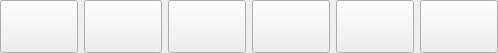
<?xml version="1.0" encoding="UTF-8"?>
<ui version="4.0">
 <class>OperateWidget</class>
 <widget class="QWidget" name="OperateWidget">
  <property name="geometry">
   <rect>
    <x>0</x>
    <y>0</y>
    <width>498</width>
    <height>53</height>
   </rect>
  </property>
  <property name="windowTitle">
   <string>OperateWidget</string>
  </property>
  <property name="styleSheet">
   <string notr="true">font-size:14px;</string>
  </property>
  <layout class="QHBoxLayout" name="horizontalLayout">
   <property name="leftMargin">
    <number>0</number>
   </property>
   <property name="topMargin">
    <number>0</number>
   </property>
   <property name="rightMargin">
    <number>0</number>
   </property>
   <property name="bottomMargin">
    <number>0</number>
   </property>
   <item>
    <widget class="OperatorButton" name="operator_01">
     <property name="sizePolicy">
      <sizepolicy hsizetype="Minimum" vsizetype="Expanding">
       <horstretch>0</horstretch>
       <verstretch>0</verstretch>
      </sizepolicy>
     </property>
     <property name="minimumSize">
      <size>
       <width>78</width>
       <height>53</height>
      </size>
     </property>
     <property name="maximumSize">
      <size>
       <width>225</width>
       <height>90</height>
      </size>
     </property>
     <property name="font">
      <font>
       <pointsize>-1</pointsize>
      </font>
     </property>
     <property name="focusPolicy">
      <enum>Qt::NoFocus</enum>
     </property>
     <property name="styleSheet">
      <string notr="true"/>
     </property>
     <property name="text">
      <string/>
     </property>
    </widget>
   </item>
   <item>
    <widget class="OperatorButton" name="operator_02">
     <property name="sizePolicy">
      <sizepolicy hsizetype="Minimum" vsizetype="Expanding">
       <horstretch>0</horstretch>
       <verstretch>0</verstretch>
      </sizepolicy>
     </property>
     <property name="minimumSize">
      <size>
       <width>78</width>
       <height>53</height>
      </size>
     </property>
     <property name="maximumSize">
      <size>
       <width>225</width>
       <height>90</height>
      </size>
     </property>
     <property name="font">
      <font>
       <pointsize>-1</pointsize>
      </font>
     </property>
     <property name="focusPolicy">
      <enum>Qt::NoFocus</enum>
     </property>
     <property name="styleSheet">
      <string notr="true"/>
     </property>
     <property name="text">
      <string/>
     </property>
    </widget>
   </item>
   <item>
    <widget class="OperatorButton" name="operator_03">
     <property name="sizePolicy">
      <sizepolicy hsizetype="Minimum" vsizetype="Expanding">
       <horstretch>0</horstretch>
       <verstretch>0</verstretch>
      </sizepolicy>
     </property>
     <property name="minimumSize">
      <size>
       <width>78</width>
       <height>53</height>
      </size>
     </property>
     <property name="maximumSize">
      <size>
       <width>225</width>
       <height>90</height>
      </size>
     </property>
     <property name="font">
      <font>
       <pointsize>-1</pointsize>
      </font>
     </property>
     <property name="focusPolicy">
      <enum>Qt::NoFocus</enum>
     </property>
     <property name="styleSheet">
      <string notr="true"/>
     </property>
     <property name="text">
      <string/>
     </property>
    </widget>
   </item>
   <item>
    <widget class="OperatorButton" name="operator_04">
     <property name="sizePolicy">
      <sizepolicy hsizetype="Minimum" vsizetype="Expanding">
       <horstretch>0</horstretch>
       <verstretch>0</verstretch>
      </sizepolicy>
     </property>
     <property name="minimumSize">
      <size>
       <width>78</width>
       <height>53</height>
      </size>
     </property>
     <property name="maximumSize">
      <size>
       <width>225</width>
       <height>90</height>
      </size>
     </property>
     <property name="font">
      <font>
       <pointsize>-1</pointsize>
      </font>
     </property>
     <property name="focusPolicy">
      <enum>Qt::NoFocus</enum>
     </property>
     <property name="styleSheet">
      <string notr="true"/>
     </property>
     <property name="text">
      <string/>
     </property>
    </widget>
   </item>
   <item>
    <widget class="OperatorButton" name="operator_05">
     <property name="sizePolicy">
      <sizepolicy hsizetype="Minimum" vsizetype="Expanding">
       <horstretch>0</horstretch>
       <verstretch>0</verstretch>
      </sizepolicy>
     </property>
     <property name="minimumSize">
      <size>
       <width>78</width>
       <height>53</height>
      </size>
     </property>
     <property name="maximumSize">
      <size>
       <width>225</width>
       <height>90</height>
      </size>
     </property>
     <property name="font">
      <font>
       <pointsize>-1</pointsize>
      </font>
     </property>
     <property name="focusPolicy">
      <enum>Qt::NoFocus</enum>
     </property>
     <property name="styleSheet">
      <string notr="true"/>
     </property>
     <property name="text">
      <string/>
     </property>
    </widget>
   </item>
   <item>
    <widget class="OperatorButton" name="operator_06">
     <property name="sizePolicy">
      <sizepolicy hsizetype="Minimum" vsizetype="Expanding">
       <horstretch>0</horstretch>
       <verstretch>0</verstretch>
      </sizepolicy>
     </property>
     <property name="minimumSize">
      <size>
       <width>78</width>
       <height>53</height>
      </size>
     </property>
     <property name="maximumSize">
      <size>
       <width>225</width>
       <height>90</height>
      </size>
     </property>
     <property name="font">
      <font>
       <pointsize>-1</pointsize>
      </font>
     </property>
     <property name="focusPolicy">
      <enum>Qt::NoFocus</enum>
     </property>
     <property name="styleSheet">
      <string notr="true"/>
     </property>
     <property name="text">
      <string/>
     </property>
    </widget>
   </item>
  </layout>
 </widget>
 <layoutdefault spacing="6" margin="11"/>
 <customwidgets>
  <customwidget>
   <class>OperatorButton</class>
   <extends>QPushButton</extends>
   <header location="global">OperatorButton.h</header>
  </customwidget>
 </customwidgets>
 <resources/>
 <connections/>
</ui>
